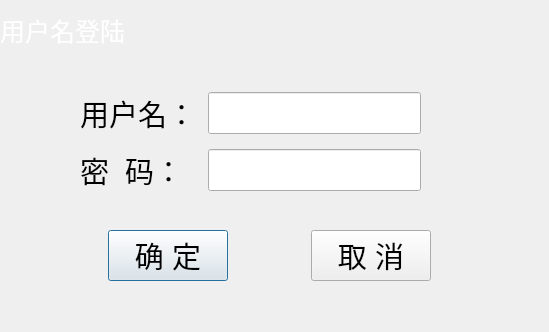
<?xml version="1.0" encoding="UTF-8"?>
<ui version="4.0">
 <class>DialogLogin</class>
 <widget class="QDialog" name="DialogLogin">
  <property name="windowModality">
   <enum>Qt::NonModal</enum>
  </property>
  <property name="geometry">
   <rect>
    <x>0</x>
    <y>0</y>
    <width>549</width>
    <height>332</height>
   </rect>
  </property>
  <property name="sizePolicy">
   <sizepolicy hsizetype="Fixed" vsizetype="Fixed">
    <horstretch>0</horstretch>
    <verstretch>0</verstretch>
   </sizepolicy>
  </property>
  <property name="font">
   <font>
    <pointsize>22</pointsize>
   </font>
  </property>
  <property name="windowTitle">
   <string>登录界面</string>
  </property>
  <property name="windowOpacity">
   <double>1.000000000000000</double>
  </property>
  <property name="autoFillBackground">
   <bool>true</bool>
  </property>
  <property name="sizeGripEnabled">
   <bool>false</bool>
  </property>
  <widget class="QWidget" name="layoutWidget">
   <property name="geometry">
    <rect>
     <x>70</x>
     <y>80</y>
     <width>361</width>
     <height>126</height>
    </rect>
   </property>
   <layout class="QGridLayout" name="gridLayout">
    <property name="leftMargin">
     <number>10</number>
    </property>
    <property name="topMargin">
     <number>10</number>
    </property>
    <property name="rightMargin">
     <number>10</number>
    </property>
    <property name="bottomMargin">
     <number>10</number>
    </property>
    <property name="spacing">
     <number>12</number>
    </property>
    <item row="0" column="1">
     <widget class="QLineEdit" name="txtUserName">
      <property name="enabled">
       <bool>true</bool>
      </property>
      <property name="font">
       <font>
        <pointsize>22</pointsize>
       </font>
      </property>
      <property name="mouseTracking">
       <bool>true</bool>
      </property>
      <property name="focusPolicy">
       <enum>Qt::StrongFocus</enum>
      </property>
      <property name="styleSheet">
       <string notr="true">color:rgb(0, 0, 0)</string>
      </property>
     </widget>
    </item>
    <item row="1" column="1">
     <widget class="QLineEdit" name="pwdLogin">
      <property name="font">
       <font>
        <pointsize>22</pointsize>
       </font>
      </property>
      <property name="focusPolicy">
       <enum>Qt::StrongFocus</enum>
      </property>
      <property name="styleSheet">
       <string notr="true">color:rgb(0, 0, 0)</string>
      </property>
      <property name="echoMode">
       <enum>QLineEdit::Password</enum>
      </property>
     </widget>
    </item>
    <item row="0" column="0">
     <widget class="QLabel" name="labUserName">
      <property name="font">
       <font>
        <pointsize>22</pointsize>
       </font>
      </property>
      <property name="styleSheet">
       <string notr="true">color:rgb(0, 0, 0)</string>
      </property>
      <property name="text">
       <string>用户名：</string>
      </property>
     </widget>
    </item>
    <item row="1" column="0">
     <widget class="QLabel" name="labPassword">
      <property name="font">
       <font>
        <pointsize>22</pointsize>
       </font>
      </property>
      <property name="styleSheet">
       <string notr="true">color:rgb(0, 0, 0)</string>
      </property>
      <property name="text">
       <string>密  码：</string>
      </property>
     </widget>
    </item>
   </layout>
   <zorder>pwdLogin</zorder>
   <zorder>txtUserName</zorder>
   <zorder>labPassword</zorder>
   <zorder>labUserName</zorder>
  </widget>
  <widget class="QWidget" name="layoutWidget_1">
   <property name="geometry">
    <rect>
     <x>70</x>
     <y>230</y>
     <width>361</width>
     <height>52</height>
    </rect>
   </property>
   <layout class="QHBoxLayout" name="horizontalLayout">
    <item>
     <spacer name="horizontalSpacer_2">
      <property name="orientation">
       <enum>Qt::Horizontal</enum>
      </property>
      <property name="sizeHint" stdset="0">
       <size>
        <width>40</width>
        <height>20</height>
       </size>
      </property>
     </spacer>
    </item>
    <item>
     <widget class="QPushButton" name="btnLogin">
      <property name="sizePolicy">
       <sizepolicy hsizetype="Preferred" vsizetype="Fixed">
        <horstretch>0</horstretch>
        <verstretch>0</verstretch>
       </sizepolicy>
      </property>
      <property name="minimumSize">
       <size>
        <width>120</width>
        <height>50</height>
       </size>
      </property>
      <property name="font">
       <font>
        <pointsize>22</pointsize>
       </font>
      </property>
      <property name="contextMenuPolicy">
       <enum>Qt::DefaultContextMenu</enum>
      </property>
      <property name="styleSheet">
       <string notr="true">color:rgb(0, 0, 0)</string>
      </property>
      <property name="text">
       <string>确 定</string>
      </property>
      <property name="default">
       <bool>true</bool>
      </property>
     </widget>
    </item>
    <item>
     <spacer name="horizontalSpacer">
      <property name="orientation">
       <enum>Qt::Horizontal</enum>
      </property>
      <property name="sizeHint" stdset="0">
       <size>
        <width>40</width>
        <height>20</height>
       </size>
      </property>
     </spacer>
    </item>
    <item>
     <spacer name="horizontalSpacer_3">
      <property name="orientation">
       <enum>Qt::Horizontal</enum>
      </property>
      <property name="sizeHint" stdset="0">
       <size>
        <width>40</width>
        <height>20</height>
       </size>
      </property>
     </spacer>
    </item>
    <item>
     <widget class="QPushButton" name="btnCancel">
      <property name="sizePolicy">
       <sizepolicy hsizetype="Preferred" vsizetype="Fixed">
        <horstretch>0</horstretch>
        <verstretch>0</verstretch>
       </sizepolicy>
      </property>
      <property name="minimumSize">
       <size>
        <width>120</width>
        <height>50</height>
       </size>
      </property>
      <property name="font">
       <font>
        <pointsize>22</pointsize>
       </font>
      </property>
      <property name="styleSheet">
       <string notr="true">color:rgb(0, 0, 0)</string>
      </property>
      <property name="text">
       <string>取 消</string>
      </property>
     </widget>
    </item>
   </layout>
  </widget>
  <widget class="QLabel" name="label">
   <property name="geometry">
    <rect>
     <x>263</x>
     <y>219</y>
     <width>16</width>
     <height>17</height>
    </rect>
   </property>
   <property name="sizePolicy">
    <sizepolicy hsizetype="Fixed" vsizetype="Fixed">
     <horstretch>0</horstretch>
     <verstretch>0</verstretch>
    </sizepolicy>
   </property>
   <property name="text">
    <string/>
   </property>
   <property name="scaledContents">
    <bool>false</bool>
   </property>
  </widget>
  <widget class="QWidget" name="widgetTitle" native="true">
   <property name="geometry">
    <rect>
     <x>0</x>
     <y>0</y>
     <width>551</width>
     <height>61</height>
    </rect>
   </property>
   <property name="autoFillBackground">
    <bool>true</bool>
   </property>
   <property name="styleSheet">
    <string notr="true"/>
   </property>
   <layout class="QHBoxLayout" name="horizontalLayout_2">
    <property name="leftMargin">
     <number>0</number>
    </property>
    <property name="topMargin">
     <number>0</number>
    </property>
    <property name="rightMargin">
     <number>0</number>
    </property>
    <property name="bottomMargin">
     <number>0</number>
    </property>
    <item>
     <widget class="QLabel" name="labTitle">
      <property name="font">
       <font>
        <pointsize>19</pointsize>
       </font>
      </property>
      <property name="styleSheet">
       <string notr="true">color:rgb(255, 255, 255)</string>
      </property>
      <property name="text">
       <string>用户名登陆</string>
      </property>
     </widget>
    </item>
    <item>
     <spacer name="horizontalSpacer_4">
      <property name="orientation">
       <enum>Qt::Horizontal</enum>
      </property>
      <property name="sizeHint" stdset="0">
       <size>
        <width>40</width>
        <height>20</height>
       </size>
      </property>
     </spacer>
    </item>
   </layout>
  </widget>
  <zorder>layoutWidget_1</zorder>
  <zorder>label</zorder>
  <zorder>layoutWidget</zorder>
  <zorder>widgetTitle</zorder>
 </widget>
 <resources/>
 <connections>
  <connection>
   <sender>btnLogin</sender>
   <signal>clicked()</signal>
   <receiver>DialogLogin</receiver>
   <slot>judgeUser()</slot>
   <hints>
    <hint type="sourcelabel">
     <x>216</x>
     <y>239</y>
    </hint>
    <hint type="destinationlabel">
     <x>380</x>
     <y>200</y>
    </hint>
   </hints>
  </connection>
  <connection>
   <sender>btnCancel</sender>
   <signal>clicked()</signal>
   <receiver>DialogLogin</receiver>
   <slot>reject()</slot>
   <hints>
    <hint type="sourcelabel">
     <x>368</x>
     <y>235</y>
    </hint>
    <hint type="destinationlabel">
     <x>309</x>
     <y>164</y>
    </hint>
   </hints>
  </connection>
 </connections>
 <slots>
  <slot>judgeUser()</slot>
 </slots>
</ui>
